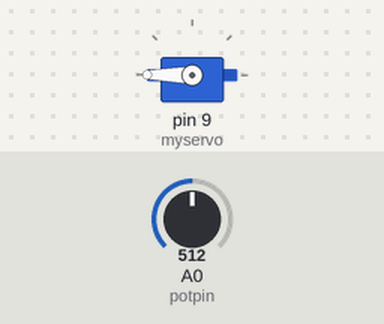
Recording of a sketch running on a simulated Arduino Uno, built with avr-gcc and run on an emulated ATmega328P. Shown: servo. Inputs (shaded band) come from the test bench; at power-on: A0 (potpin) = 512.

Above: at 1.2 s.
1.3 s: A0 (potpin) set to 114
2.8 s: A0 (potpin) set to 92
At 3.7 s:
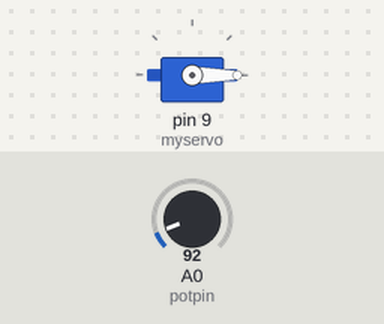
4.3 s: A0 (potpin) set to 112
At 4.7 s:
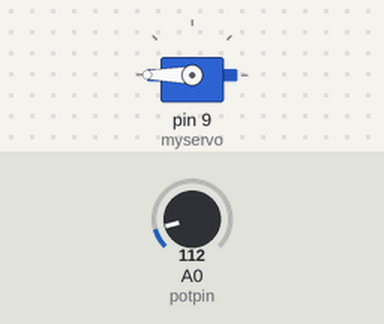
5.8 s: A0 (potpin) set to 0
At 7.0 s:
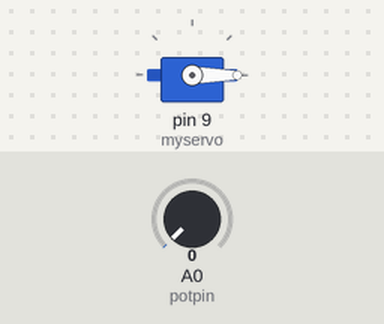
Timing chart, 0 to 8.3 s (numbered marks = the images above; inputs shaded):
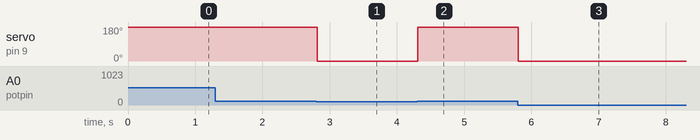

Measured:
- the behaviour switches between 103 and 102 on A0 (potpin) (found by bisection; images 0 and 1)
- after the input at 1.3 s, every drawn part: stays the same
- after the input at 2.8 s, servo on pin 9 (myservo): 180° → 0° at once
- after the input at 4.3 s, servo on pin 9 (myservo): 0° → 180° at once
- after the input at 5.8 s, servo on pin 9 (myservo): 180° → 0° at once

The sketch:

MPAL-Lab-06.ino
```cpp
/*
 Controlling a servo position using a potentiometer (variable resistor)
 by Michal Rinott <http://people.interaction-ivrea.it/m.rinott>

 modified on 8 Nov 2013
 by Scott Fitzgerald
 http://www.arduino.cc/en/Tutorial/Knob
*/

#include <Servo.h>

Servo myservo; // create servo object to control a servo

int potpin = 0; // analog pin used to connect the potentiometer
int val;        // variable to read the value from the analog pin

void setup()
{
    myservo.attach(9); // attaches the servo on pin 9 to the servo object
}

void loop()
{
    val = analogRead(potpin); // reads the value of the potentiometer (value between 0 and 1023)
                              //  val = map(val, 0, 1023, 0, 180);     // scale it to use it with the servo (value between 0 and 180)
    if (val <= 102)
    {
        myservo.write(0);
    }
    else
    {
        myservo.write(180);
    }          // sets the servo position according to the scaled value
    delay(15); // waits for the servo to get there
}
```
